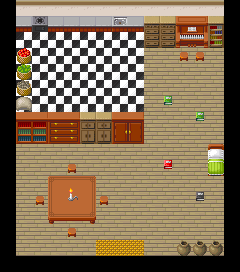

A level layout from a 2D game, rendered from its tile map. Below: a short description, then the map file with its tile-grid data intact:
An orthogonal 15x17 tile map with 16x16 px tiles, 3 tile layers (BgFloor, FgDecoration, FgObjects), 2 tilesets and 24 objects (EntPlayer, me.Trigger).

<map version="1.8" tiledversion="1.8.5" orientation="orthogonal" renderorder="right-down" width="15" height="17" tilewidth="16" tileheight="16" infinite="0" nextlayerid="6" nextobjectid="40">
 <tileset firstgid="1" source="tilesets/BgTileset_Interior.tsx" />
 <tileset firstgid="1993" source="tilesets/Building2.tsx" />
 <layer id="1" name="BgFloor" width="15" height="17">
  <data encoding="csv">
1998,370,370,370,370,370,370,370,370,370,370,370,370,370,1998,
1998,378,378,378,378,378,378,378,378,378,378,378,378,378,1998,
0,293,293,293,293,293,293,293,293,289,289,289,289,289,0,
0,293,293,293,293,293,293,293,293,289,289,289,289,289,0,
0,293,293,293,293,293,293,293,293,289,289,289,289,289,0,
0,293,293,293,293,293,293,293,293,289,289,289,289,289,0,
0,293,293,293,293,293,293,293,293,289,289,289,289,289,0,
1998,370,370,370,370,370,370,370,371,289,289,289,289,289,0,
1998,378,378,378,378,378,378,378,379,289,289,289,289,289,0,
0,289,289,289,289,289,289,289,289,289,289,289,289,289,0,
0,289,289,289,289,289,289,289,289,289,289,289,289,289,0,
0,289,289,289,289,289,289,289,289,289,289,289,289,289,0,
0,289,289,289,289,289,289,289,289,289,289,289,289,289,0,
0,289,289,289,289,289,289,289,289,289,289,289,289,289,0,
0,289,289,289,289,289,289,289,289,289,289,289,289,289,0,
0,289,289,289,289,289,314,314,314,289,289,289,289,289,0,
0,0,0,0,0,0,0,0,0,0,0,0,0,0,0
</data>
 </layer>
 <layer id="2" name="FgDecoration" width="15" height="17">
  <data encoding="csv">
0,0,0,1998,1998,1998,0,0,0,0,0,0,0,0,0,
0,772,770,772,772,772,772,773,772,713,713,844,845,716,0,
0,1998,1998,1998,1998,1998,1998,1998,0,721,721,852,853,724,0,
0,878,0,0,0,0,0,0,0,0,0,755,755,1998,0,
0,879,0,0,0,0,0,0,0,0,0,0,0,1998,0,
0,880,0,0,0,0,0,0,0,0,0,0,0,0,0,
0,875,0,0,1998,1998,0,0,0,0,959,0,0,0,0,
0,745,746,729,730,715,715,732,733,0,1998,0,959,0,0,
0,753,754,737,738,723,723,740,741,1998,0,0,0,0,0,
0,0,0,1998,1998,1998,1998,0,0,0,0,0,0,779,0,
0,0,0,1998,755,0,0,0,0,0,953,0,0,787,0,
0,0,0,742,743,744,0,0,0,0,0,0,0,0,0,
0,0,755,750,751,752,755,0,0,0,0,0,957,0,0,
0,0,0,758,759,760,0,0,0,0,0,0,0,0,0,
0,1998,0,0,755,1998,0,0,0,1998,0,0,0,1998,0,
0,1998,0,0,0,1998,0,0,0,1998,0,858,858,858,0,
0,0,0,0,0,0,0,0,0,0,0,0,0,0,0
</data>
 </layer>
 <layer id="3" name="FgObjects" width="15" height="17">
  <data encoding="csv">
0,0,0,0,0,0,0,0,0,0,0,0,0,0,0,
0,0,0,0,0,0,0,0,0,0,0,0,0,0,0,
0,0,0,0,0,0,0,0,0,0,0,0,0,0,0,
0,0,0,0,0,0,0,0,0,0,0,0,0,0,0,
0,0,0,0,0,0,0,0,0,0,0,0,0,0,0,
0,0,0,0,0,0,0,0,0,0,0,0,0,0,0,
0,0,0,0,0,0,0,0,0,0,0,0,0,0,0,
0,0,0,1998,1998,1998,0,0,0,0,0,0,0,0,0,
0,0,0,1998,1998,0,0,0,0,0,0,0,0,0,0,
0,0,0,0,0,0,0,0,0,0,0,0,0,0,0,
0,0,0,0,0,0,0,0,0,0,0,0,0,0,0,
0,0,0,0,996,0,0,0,0,0,0,0,0,0,0,
0,0,0,0,1004,0,0,0,0,0,0,0,0,0,0,
0,0,0,0,0,0,0,0,0,0,0,0,0,0,0,
0,0,0,0,0,0,0,0,0,0,0,0,0,0,0,
0,0,0,0,0,0,0,0,0,0,0,0,0,0,0,
0,0,0,0,0,0,0,0,0,0,0,0,0,0,0
</data>
 </layer>
 <objectgroup color="#26a269" id="4" name="Entities">
  <object id="19" name="EntPlayer" x="127.667" y="199.167" width="16" height="8" />
  <object id="20" name="me.Trigger" x="96.4145" y="247.909" width="48.4438" height="8">
   <properties>
    <property name="duration" type="int" value="500" />
    <property name="to" value="room02" />
   </properties>
  </object>
 </objectgroup>
 <objectgroup id="5" name="Collision">
  <object id="1" x="224" y="1.33333" width="14.6667" height="270.667" />
  <object id="3" x="0.666667" y="0.666667" width="238" height="30.6667" />
  <object id="5" x="0.666667" y="2" width="16" height="269.333" />
  <object id="6" x="0" y="256.061" width="238.667" height="15.2727" />
  <object id="21" x="145" y="0.5" width="79" height="47" />
  <object id="22" x="16.5" y="112.5" width="128" height="31" />
  <object id="23" x="48.5" y="175.5" width="47" height="48.5" />
  <object id="24" x="96.5" y="192.5" width="15" height="15" />
  <object id="25" x="64" y="224.5" width="16" height="15" />
  <object id="26" x="32.5" y="190.5" width="16" height="17.5" />
  <object id="27" x="64.5" y="158.5" width="15.5" height="17" />
  <object id="28" x="160.25" y="158.5" width="15.5" height="17" />
  <object id="29" x="192.75" y="191.5" width="15.5" height="15.5" />
  <object id="30" x="192.75" y="111.25" width="15.5" height="15.5" />
  <object id="31" x="160.25" y="96.75" width="15.5" height="15.5" />
  <object id="32" x="176.25" y="47.25" width="15.5" height="15.5" />
  <object id="33" x="192.25" y="47.75" width="15.5" height="15.5" />
  <object id="34" x="175.75" y="239.25" width="15.5" height="15.5" />
  <object id="35" x="192.25" y="240.25" width="15.5" height="15.5" />
  <object id="36" x="208.75" y="240.75" width="15.5" height="15.5" />
  <object id="37" x="17.4111" y="47.8805" width="14.0256" height="64.808" />
  <object id="38" x="207.966" y="143.642" width="15.4765" height="32.8876" />
 </objectgroup>
</map>
